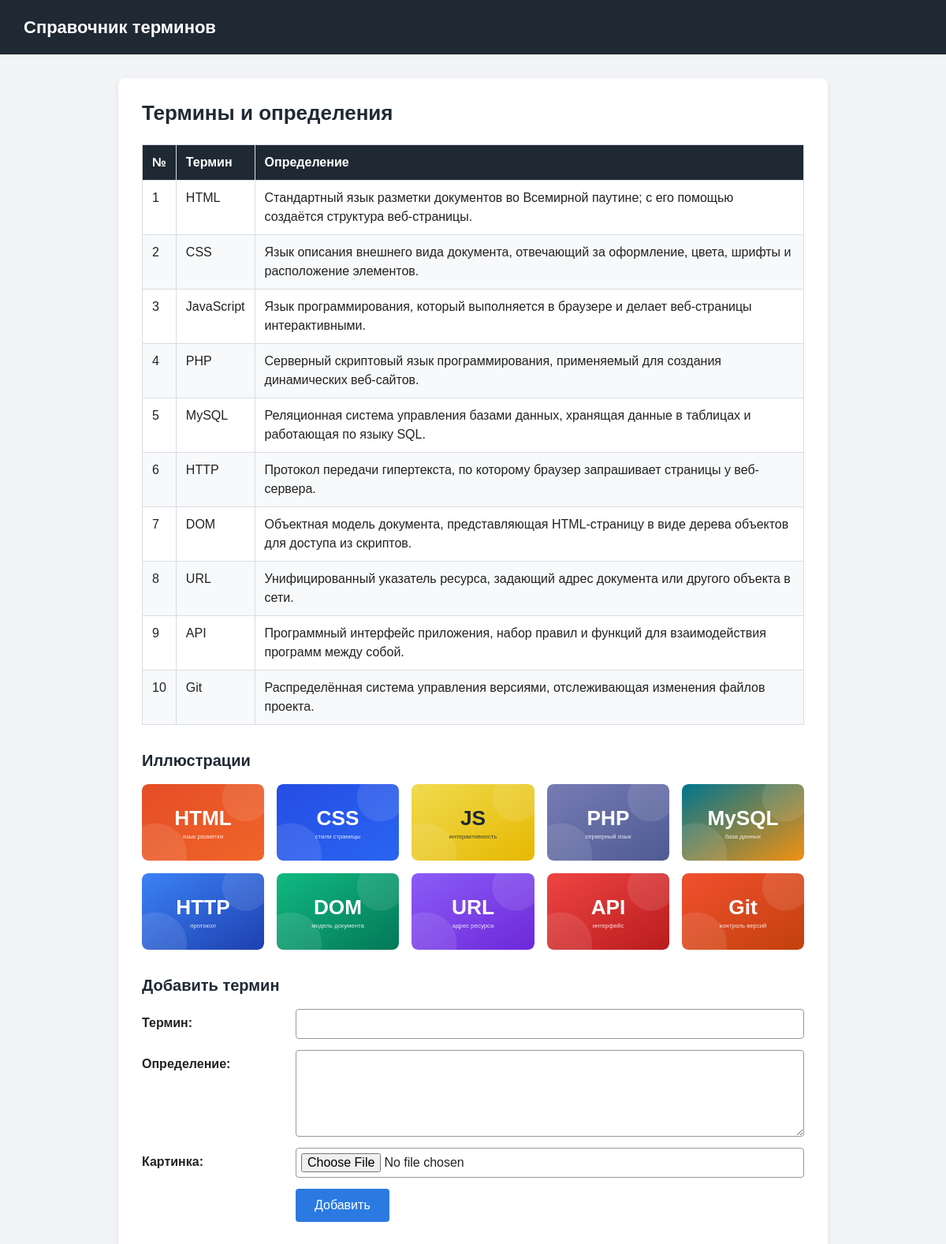
The page / on the database its author committed.
### tables this page shows
CREATE TABLE `terms` (
    `id` int(11) NOT NULL AUTO_INCREMENT,
    `term` varchar(100) NOT NULL,
    `definition` text NOT NULL,
    PRIMARY KEY (`id`)
);

CREATE TABLE `images` (
    `id` int(11) NOT NULL AUTO_INCREMENT,
    `name` varchar(100) NOT NULL,
    `img` varchar(255) NOT NULL,
    PRIMARY KEY (`id`)
);

### index.php (the view, shortened to what this page needs)
<?php
include 'db.php';
$terms = mysqli_query($mysql, "SELECT * FROM `terms` ORDER BY `id`");
$images = mysqli_query($mysql, "SELECT * FROM `images` ORDER BY `id`");
?>
<!DOCTYPE html>
<html lang="ru">
<head>
    <link rel="stylesheet" href="styles/style.css">
</head>
<body>
    <header>
        <div class="logo">Справочник терминов</div>
    </header>
    <main>
        <h1>Термины и определения</h1>
        <table>
            <thead>
                <tr>
                    <th>№</th>
                    <th>Термин</th>
                    <th>Определение</th>
                </tr>
            </thead>
            <tbody>
                <?php $number = 1; ?>
                <?php while ($term = mysqli_fetch_assoc($terms)): ?>
                    <tr>
                        <td><?php echo $number++; ?></td>
                        <td><?php echo htmlspecialchars($term['term']); ?></td>
                        <td><?php echo htmlspecialchars($term['definition']); ?></td>
                    </tr>
                <?php endwhile; ?>
            </tbody>
        </table>
        <h2>Иллюстрации</h2>
        <div class="gallery">
            <?php while ($image = mysqli_fetch_assoc($images)): ?>
                <img title="<?php echo htmlspecialchars($image['name']); ?>"
                     src="Data/img/<?php echo htmlspecialchars($image['img']); ?>"
                     alt="<?php echo htmlspecialchars($image['name']); ?>">
            <?php endwhile; ?>
        </div>
        <h2>Добавить термин</h2>
        <form action="save.php" method="post" enctype="multipart/form-data">
            <div class="form-row">
                <label for="term">Термин:</label>
                <input type="text" id="term" name="term" required>
            </div>
            <div class="form-row">
                <label for="definition">Определение:</label>
                <textarea id="definition" name="definition" rows="4" required></textarea>
            </div>
            <div class="form-row">
                <label for="image">Картинка:</label>
                <input type="file" id="image" name="image" accept="image/*" required>
            </div>
            <div class="form-row">
                <span class="label"></span>
                <button type="submit">Добавить</button>
            </div>
        </form>
    </main>
</body>
</html>

### styles/style.css (style rules this page uses)
* { box-sizing: border-box; }
body { margin: 0; font-family: Arial, sans-serif; font-size: 16px; line-height: 1.5; color: #222222; background-color: #f2f4f7; }
header { padding: 18px 30px; background-color: #1f2933; color: #ffffff; }
.logo { font-size: 22px; font-weight: bold; }
main { width: 900px; max-width: calc(100% - 40px); margin: 30px auto; padding: 25px 30px; background-color: #ffffff; border-radius: 8px; box-shadow: 0 2px 8px rgba(0, 0, 0, 0.08); }
h1 { margin: 0 0 20px; font-size: 26px; color: #1f2933; }
h2 { margin: 30px 0 15px; font-size: 20px; color: #1f2933; }
table { width: 100%; margin: 0 auto; border-collapse: collapse; }
th, td { padding: 10px 12px; border: 1px solid #d9dde3; text-align: left; vertical-align: top; }
th { background-color: #1f2933; color: #ffffff; }
tbody tr:nth-child(even) { background-color: #f7f9fb; }
.gallery { display: grid; grid-template-columns: repeat(auto-fit, minmax(140px, 1fr)); gap: 16px; }
.gallery img { display: block; width: 100%; height: auto; border-radius: 8px; }
.form-row { display: flex; align-items: flex-start; gap: 15px; margin-bottom: 14px; }
.form-row > label, .form-row > .label { width: 180px; flex: 0 0 180px; padding-top: 6px; font-weight: bold; }
input[type="text"], textarea, input[type="file"] { width: 100%; padding: 6px; border: 1px solid #999999; border-radius: 4px; font: inherit; background-color: #ffffff; }
textarea { resize: vertical; }
button, .btn { display: inline-block; padding: 9px 24px; border: none; border-radius: 4px; background-color: #2a7ae2; color: #ffffff; font: inherit; text-decoration: none; cursor: pointer; }

### rows shown on the page
terms: term "HTML", definition "Стандартный язык разметки документов во Всемирной паутине; с его помощью создаётся структура веб-страницы."
terms: term "CSS", definition "Язык описания внешнего вида документа, отвечающий за оформление, цвета, шрифты и расположение элементов."
terms: term "JavaScript", definition "Язык программирования, который выполняется в браузере и делает веб-страницы интерактивными."
terms: term "PHP", definition "Серверный скриптовый язык программирования, применяемый для создания динамических веб-сайтов."
terms: term "MySQL", definition "Реляционная система управления базами данных, хранящая данные в таблицах и работающая по языку SQL."
terms: term "HTTP", definition "Протокол передачи гипертекста, по которому браузер запрашивает страницы у веб-сервера."
terms: term "DOM", definition "Объектная модель документа, представляющая HTML-страницу в виде дерева объектов для доступа из скриптов."
terms: term "URL", definition "Унифицированный указатель ресурса, задающий адрес документа или другого объекта в сети."
terms: term "API", definition "Программный интерфейс приложения, набор правил и функций для взаимодействия программ между собой."
terms: term "Git", definition "Распределённая система управления версиями, отслеживающая изменения файлов проекта."
images: img (picture)
images: img (picture)
images: img (picture)
images: img (picture)
images: img (picture)
images: img (picture)
images: img (picture)
images: img (picture)
images: img (picture)
images: img (picture)
